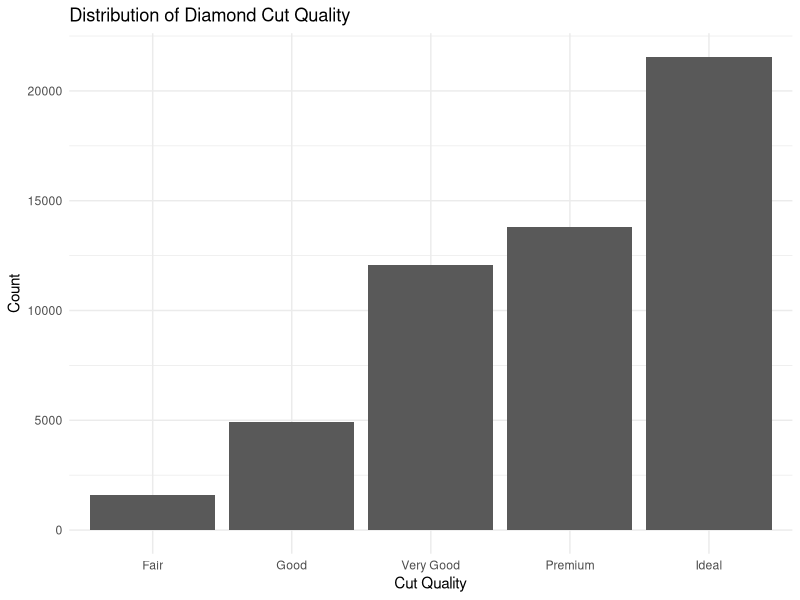
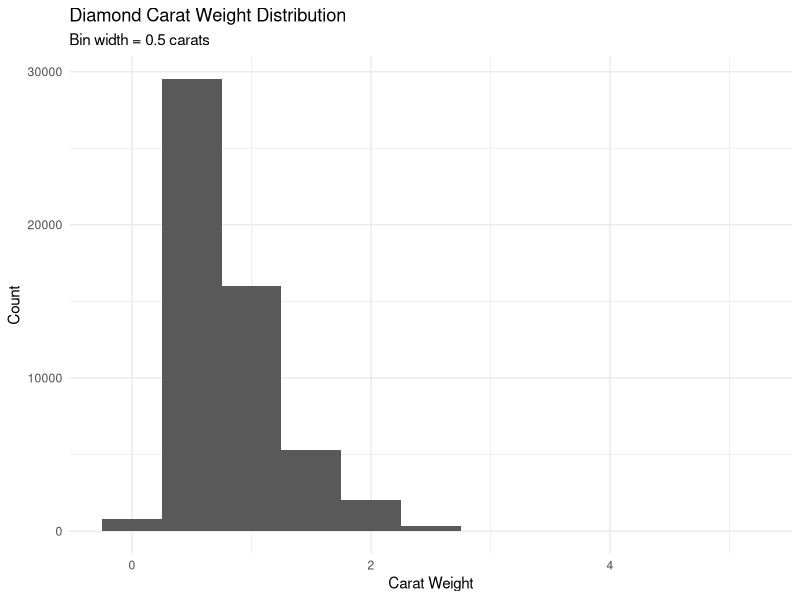
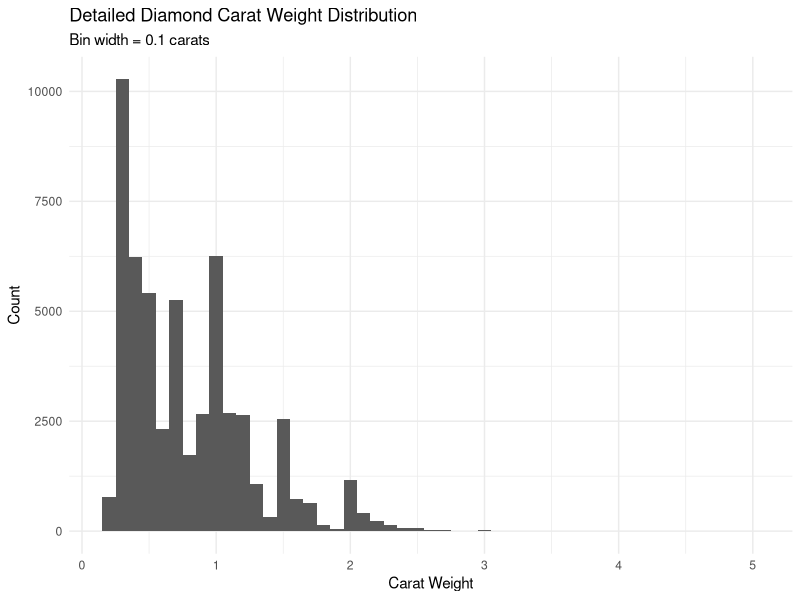
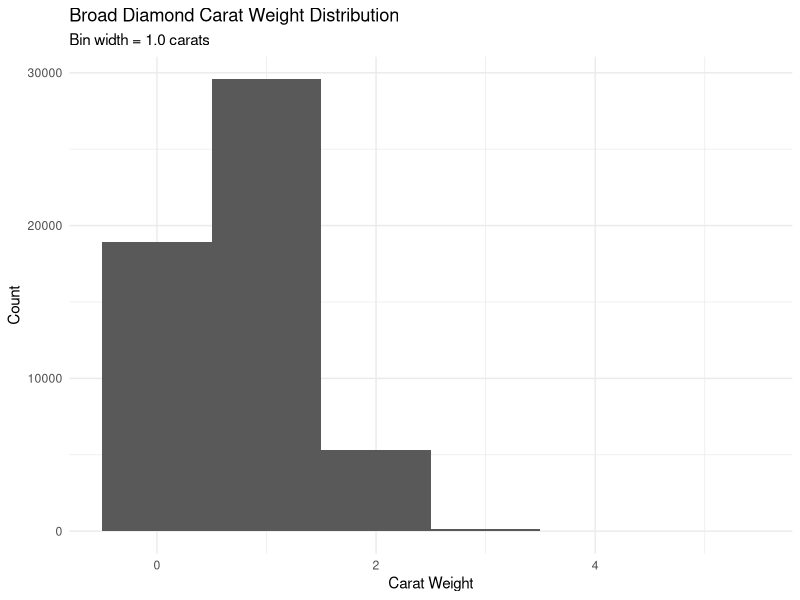
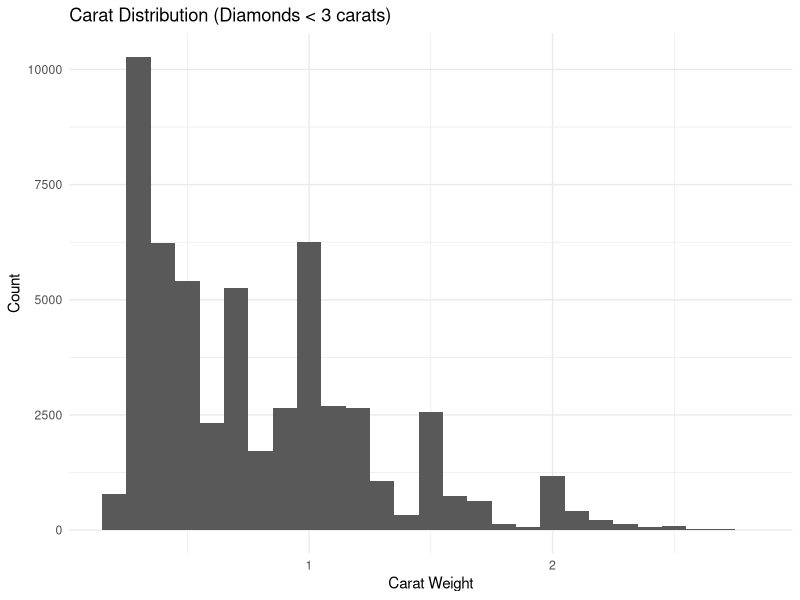
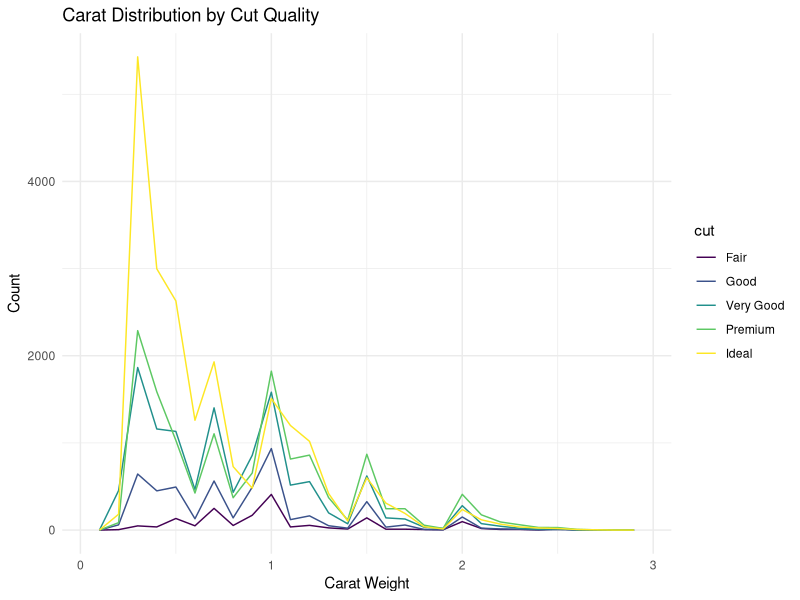
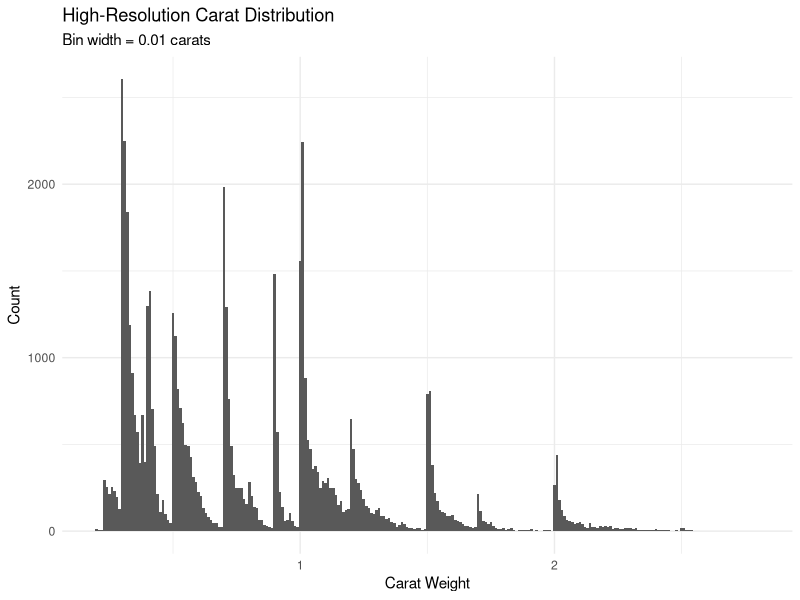
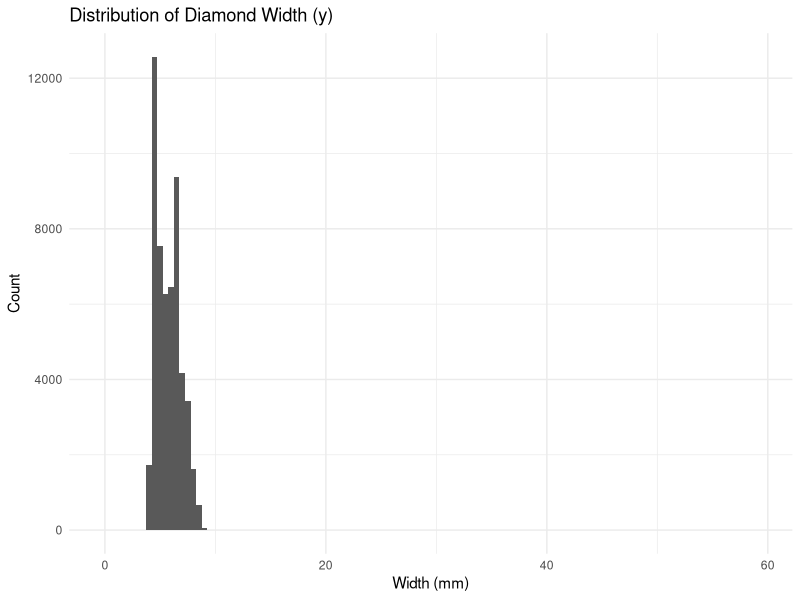

Generate these figures, in order, with R:
## ---- chunk 1
knitr::opts_chunk$set(echo = TRUE, warning = FALSE, message = FALSE)
## ---- chunk 2
library(tidyverse)
## ---- chunk 3
glimpse(diamonds)
## ---- chunk 4
ggplot(diamonds) + 
  geom_bar(mapping = aes(x = cut)) +
  labs(title = "Distribution of Diamond Cut Quality",
       x = "Cut Quality",
       y = "Count") +
  theme_minimal()
## ---- chunk 5
diamonds %>% 
  count(cut) %>% 
  arrange(desc(n)) %>% 
  knitr::kable(caption = "Frequency of Diamond Cut Categories")
## ---- chunk 6
ggplot(diamonds) + 
  geom_histogram(mapping = aes(x = carat), binwidth = 0.5) +
  labs(title = "Diamond Carat Weight Distribution",
       subtitle = "Bin width = 0.5 carats",
       x = "Carat Weight",
       y = "Count") +
  theme_minimal()
## ---- chunk 7
ggplot(diamonds) + 
  geom_histogram(aes(x = carat), binwidth = 0.1) +
  labs(title = "Detailed Diamond Carat Weight Distribution",
       subtitle = "Bin width = 0.1 carats",
       x = "Carat Weight",
       y = "Count") +
  theme_minimal()
## ---- chunk 8
ggplot(diamonds) + 
  geom_histogram(aes(x = carat), binwidth = 1.0) +
  labs(title = "Broad Diamond Carat Weight Distribution",
       subtitle = "Bin width = 1.0 carats",
       x = "Carat Weight",
       y = "Count") +
  theme_minimal()
## ---- chunk 9
diamonds %>% 
  count(cut_width(carat, 0.5)) %>% 
  knitr::kable(caption = "Frequency Count by 0.5 Carat Bins")
## ---- chunk 10
small <- diamonds %>% filter(carat < 3)
## ---- chunk 11
ggplot(data = small, mapping = aes(x = carat)) + 
  geom_histogram(binwidth = 0.1) +
  labs(title = "Carat Distribution (Diamonds < 3 carats)",
       x = "Carat Weight",
       y = "Count") +
  theme_minimal()
## ---- chunk 12
ggplot(data = small, mapping = aes(x = carat, colour = cut)) + 
  geom_freqpoly(binwidth = 0.1) +
  labs(title = "Carat Distribution by Cut Quality",
       x = "Carat Weight",
       y = "Count") +
  theme_minimal()
## ---- chunk 13
ggplot(data = small, mapping = aes(x = carat)) + 
  geom_histogram(binwidth = 0.01) +
  labs(title = "High-Resolution Carat Distribution",
       subtitle = "Bin width = 0.01 carats",
       x = "Carat Weight",
       y = "Count") +
  theme_minimal()
## ---- chunk 14
ggplot(data = diamonds) + 
  geom_histogram(mapping = aes(x = y), binwidth = 0.5) +
  labs(title = "Distribution of Diamond Width (y)",
       x = "Width (mm)",
       y = "Count") +
  theme_minimal()
## ---- chunk 15
ggplot(data = diamonds) + 
  geom_histogram(mapping = aes(x = y), binwidth = 0.5) +
  coord_cartesian(ylim = c(0, 50)) +
  labs(title = "Zoomed Distribution of Diamond Width (y)",
       subtitle = "Y-axis limited to 50 counts",
       x = "Width (mm)",
       y = "Count") +
  theme_minimal()
## ---- chunk 16
outliers <- diamonds %>% 
  filter(y < 3 | y > 20) %>% 
  select(price, x, y, z) %>% 
  arrange(y)

knitr::kable(outliers, caption = "Outliers in Diamond Width (y)")
## ---- chunk 17
glimpse(faithful)
## ---- chunk 18
ggplot(data = faithful, mapping = aes(x = eruptions)) + 
  geom_histogram(binwidth = 0.25) +
  labs(title = "Old Faithful Eruption Duration Distribution",
       x = "Eruption Duration (minutes)",
       y = "Count") +
  theme_minimal()
